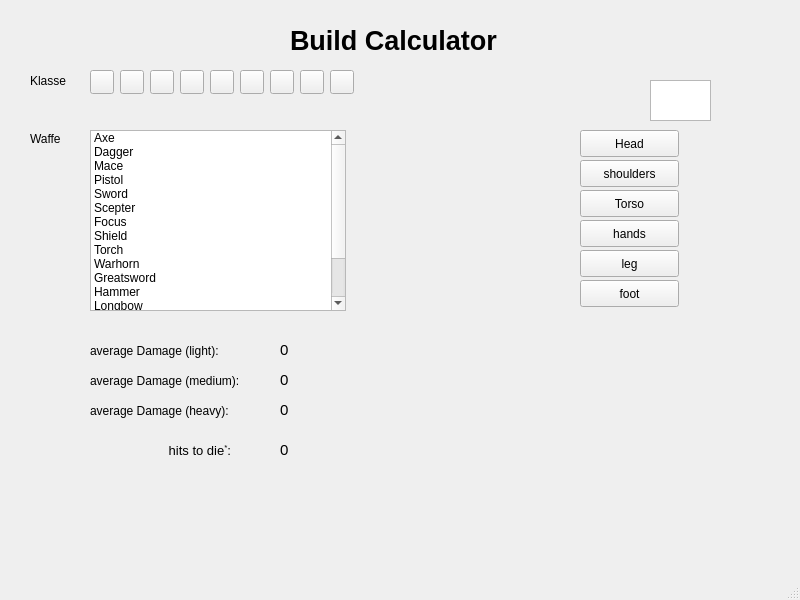
<?xml version="1.0" encoding="UTF-8"?>
<ui version="4.0">
 <class>MainWindow</class>
 <widget class="QMainWindow" name="MainWindow">
  <property name="geometry">
   <rect>
    <x>0</x>
    <y>0</y>
    <width>800</width>
    <height>600</height>
   </rect>
  </property>
  <property name="windowTitle">
   <string>GW2Calculator</string>
  </property>
  <widget class="QWidget" name="centralwidget">
   <widget class="QLabel" name="label_3">
    <property name="geometry">
     <rect>
      <x>290</x>
      <y>20</y>
      <width>271</width>
      <height>41</height>
     </rect>
    </property>
    <property name="font">
     <font>
      <pointsize>20</pointsize>
      <weight>75</weight>
      <bold>true</bold>
     </font>
    </property>
    <property name="text">
     <string>Build Calculator</string>
    </property>
   </widget>
   <widget class="QLabel" name="label_1">
    <property name="geometry">
     <rect>
      <x>30</x>
      <y>70</y>
      <width>81</width>
      <height>21</height>
     </rect>
    </property>
    <property name="text">
     <string>Klasse</string>
    </property>
   </widget>
   <widget class="QLabel" name="label_2">
    <property name="geometry">
     <rect>
      <x>30</x>
      <y>130</y>
      <width>68</width>
      <height>17</height>
     </rect>
    </property>
    <property name="text">
     <string>Waffe</string>
    </property>
   </widget>
   <widget class="QPushButton" name="ic_ele">
    <property name="geometry">
     <rect>
      <x>90</x>
      <y>70</y>
      <width>24</width>
      <height>24</height>
     </rect>
    </property>
    <property name="styleSheet">
     <string notr="true">border-image:url(:/res/assets/ele.png);</string>
    </property>
   </widget>
   <widget class="QPushButton" name="ic_eng">
    <property name="geometry">
     <rect>
      <x>120</x>
      <y>70</y>
      <width>24</width>
      <height>24</height>
     </rect>
    </property>
    <property name="styleSheet">
     <string notr="true">border-image:url(:/res/assets/eng.png);</string>
    </property>
   </widget>
   <widget class="QPushButton" name="ic_gua">
    <property name="geometry">
     <rect>
      <x>150</x>
      <y>70</y>
      <width>24</width>
      <height>24</height>
     </rect>
    </property>
    <property name="styleSheet">
     <string notr="true">border-image:url(:/res/assets/gua.png);</string>
    </property>
   </widget>
   <widget class="QPushButton" name="ic_mes">
    <property name="geometry">
     <rect>
      <x>180</x>
      <y>70</y>
      <width>24</width>
      <height>24</height>
     </rect>
    </property>
    <property name="styleSheet">
     <string notr="true">border-image:url(:/res/assets/mes.png);</string>
    </property>
   </widget>
   <widget class="QPushButton" name="ic_nec">
    <property name="geometry">
     <rect>
      <x>210</x>
      <y>70</y>
      <width>24</width>
      <height>24</height>
     </rect>
    </property>
    <property name="styleSheet">
     <string notr="true">border-image:url(:/res/assets/nec.png);</string>
    </property>
   </widget>
   <widget class="QPushButton" name="ic_ran">
    <property name="geometry">
     <rect>
      <x>240</x>
      <y>70</y>
      <width>24</width>
      <height>24</height>
     </rect>
    </property>
    <property name="styleSheet">
     <string notr="true">border-image:url(:/res/assets/ran.png);</string>
    </property>
   </widget>
   <widget class="QPushButton" name="ic_rev">
    <property name="geometry">
     <rect>
      <x>270</x>
      <y>70</y>
      <width>24</width>
      <height>24</height>
     </rect>
    </property>
    <property name="styleSheet">
     <string notr="true">border-image:url(:/res/assets/rev.png);</string>
    </property>
   </widget>
   <widget class="QPushButton" name="ic_thi">
    <property name="geometry">
     <rect>
      <x>300</x>
      <y>70</y>
      <width>24</width>
      <height>24</height>
     </rect>
    </property>
    <property name="styleSheet">
     <string notr="true">border-image:url(:/res/assets/thi.png);</string>
    </property>
   </widget>
   <widget class="QPushButton" name="ic_war">
    <property name="geometry">
     <rect>
      <x>330</x>
      <y>70</y>
      <width>24</width>
      <height>24</height>
     </rect>
    </property>
    <property name="styleSheet">
     <string notr="true">border-image:url(:/res/assets/war.png);</string>
    </property>
   </widget>
   <widget class="QPushButton" name="pushButton_3">
    <property name="geometry">
     <rect>
      <x>580</x>
      <y>130</y>
      <width>99</width>
      <height>27</height>
     </rect>
    </property>
    <property name="text">
     <string>Head</string>
    </property>
   </widget>
   <widget class="QLabel" name="label">
    <property name="geometry">
     <rect>
      <x>90</x>
      <y>330</y>
      <width>131</width>
      <height>41</height>
     </rect>
    </property>
    <property name="font">
     <font>
      <pointsize>9</pointsize>
      <weight>50</weight>
      <italic>false</italic>
      <bold>false</bold>
     </font>
    </property>
    <property name="text">
     <string>average Damage (light):</string>
    </property>
   </widget>
   <widget class="QListWidget" name="listWidget">
    <property name="geometry">
     <rect>
      <x>90</x>
      <y>130</y>
      <width>256</width>
      <height>181</height>
     </rect>
    </property>
    <item>
     <property name="text">
      <string>Axe</string>
     </property>
     <property name="background">
      <brush brushstyle="NoBrush">
       <color alpha="0">
        <red>0</red>
        <green>0</green>
        <blue>0</blue>
       </color>
      </brush>
     </property>
    </item>
    <item>
     <property name="text">
      <string>Dagger</string>
     </property>
    </item>
    <item>
     <property name="text">
      <string>Mace</string>
     </property>
    </item>
    <item>
     <property name="text">
      <string>Pistol</string>
     </property>
    </item>
    <item>
     <property name="text">
      <string>Sword</string>
     </property>
    </item>
    <item>
     <property name="text">
      <string>Scepter</string>
     </property>
    </item>
    <item>
     <property name="text">
      <string>Focus</string>
     </property>
    </item>
    <item>
     <property name="text">
      <string>Shield</string>
     </property>
    </item>
    <item>
     <property name="text">
      <string>Torch</string>
     </property>
    </item>
    <item>
     <property name="text">
      <string>Warhorn</string>
     </property>
    </item>
    <item>
     <property name="text">
      <string>Greatsword</string>
     </property>
    </item>
    <item>
     <property name="text">
      <string>Hammer</string>
     </property>
    </item>
    <item>
     <property name="text">
      <string>Longbow</string>
     </property>
    </item>
    <item>
     <property name="text">
      <string>Rifle</string>
     </property>
    </item>
    <item>
     <property name="text">
      <string>Short bow</string>
     </property>
    </item>
    <item>
     <property name="text">
      <string>Staff</string>
     </property>
    </item>
   </widget>
   <widget class="QLabel" name="label_4">
    <property name="geometry">
     <rect>
      <x>280</x>
      <y>335</y>
      <width>41</width>
      <height>31</height>
     </rect>
    </property>
    <property name="font">
     <font>
      <pointsize>9</pointsize>
      <weight>50</weight>
      <italic>false</italic>
      <bold>false</bold>
     </font>
    </property>
    <property name="text">
     <string>&lt;html&gt;&lt;head/&gt;&lt;body&gt;&lt;p&gt;&lt;span style=&quot; font-size:11pt;&quot;&gt;0&lt;/span&gt;&lt;/p&gt;&lt;/body&gt;&lt;/html&gt;</string>
    </property>
   </widget>
   <widget class="QLabel" name="label_5">
    <property name="geometry">
     <rect>
      <x>90</x>
      <y>360</y>
      <width>151</width>
      <height>41</height>
     </rect>
    </property>
    <property name="font">
     <font>
      <pointsize>9</pointsize>
      <weight>50</weight>
      <italic>false</italic>
      <bold>false</bold>
     </font>
    </property>
    <property name="text">
     <string>average Damage (medium):</string>
    </property>
   </widget>
   <widget class="QLabel" name="label_6">
    <property name="geometry">
     <rect>
      <x>90</x>
      <y>390</y>
      <width>141</width>
      <height>41</height>
     </rect>
    </property>
    <property name="font">
     <font>
      <pointsize>9</pointsize>
      <weight>50</weight>
      <italic>false</italic>
      <bold>false</bold>
     </font>
    </property>
    <property name="text">
     <string>average Damage (heavy):</string>
    </property>
   </widget>
   <widget class="QLabel" name="label_7">
    <property name="geometry">
     <rect>
      <x>280</x>
      <y>365</y>
      <width>41</width>
      <height>31</height>
     </rect>
    </property>
    <property name="font">
     <font>
      <pointsize>9</pointsize>
      <weight>50</weight>
      <italic>false</italic>
      <bold>false</bold>
     </font>
    </property>
    <property name="text">
     <string>&lt;html&gt;&lt;head/&gt;&lt;body&gt;&lt;p&gt;&lt;span style=&quot; font-size:11pt;&quot;&gt;0&lt;/span&gt;&lt;/p&gt;&lt;/body&gt;&lt;/html&gt;</string>
    </property>
   </widget>
   <widget class="QLabel" name="label_8">
    <property name="geometry">
     <rect>
      <x>280</x>
      <y>395</y>
      <width>41</width>
      <height>31</height>
     </rect>
    </property>
    <property name="font">
     <font>
      <pointsize>9</pointsize>
      <weight>50</weight>
      <italic>false</italic>
      <bold>false</bold>
     </font>
    </property>
    <property name="text">
     <string>&lt;html&gt;&lt;head/&gt;&lt;body&gt;&lt;p&gt;&lt;span style=&quot; font-size:11pt;&quot;&gt;0&lt;/span&gt;&lt;/p&gt;&lt;/body&gt;&lt;/html&gt;</string>
    </property>
   </widget>
   <widget class="QLabel" name="label_9">
    <property name="geometry">
     <rect>
      <x>280</x>
      <y>435</y>
      <width>41</width>
      <height>31</height>
     </rect>
    </property>
    <property name="font">
     <font>
      <pointsize>9</pointsize>
      <weight>50</weight>
      <italic>false</italic>
      <bold>false</bold>
     </font>
    </property>
    <property name="text">
     <string>&lt;html&gt;&lt;head/&gt;&lt;body&gt;&lt;p&gt;&lt;span style=&quot; font-size:11pt;&quot;&gt;0&lt;/span&gt;&lt;/p&gt;&lt;/body&gt;&lt;/html&gt;</string>
    </property>
   </widget>
   <widget class="QLabel" name="label_10">
    <property name="geometry">
     <rect>
      <x>90</x>
      <y>430</y>
      <width>141</width>
      <height>41</height>
     </rect>
    </property>
    <property name="font">
     <font>
      <pointsize>9</pointsize>
      <weight>50</weight>
      <italic>false</italic>
      <bold>false</bold>
     </font>
    </property>
    <property name="text">
     <string>&lt;html&gt;&lt;head/&gt;&lt;body&gt;&lt;p align=&quot;right&quot;&gt;&lt;span style=&quot; font-size:10pt;&quot;&gt;hits to die&lt;/span&gt;&lt;span style=&quot; font-size:10pt; vertical-align:super;&quot;&gt;*&lt;/span&gt;&lt;span style=&quot; font-size:10pt;&quot;&gt;:&lt;/span&gt;&lt;/p&gt;&lt;/body&gt;&lt;/html&gt;</string>
    </property>
   </widget>
   <widget class="QPushButton" name="pushButton_4">
    <property name="geometry">
     <rect>
      <x>580</x>
      <y>190</y>
      <width>99</width>
      <height>27</height>
     </rect>
    </property>
    <property name="text">
     <string>Torso</string>
    </property>
   </widget>
   <widget class="QPushButton" name="pushButton_5">
    <property name="geometry">
     <rect>
      <x>580</x>
      <y>160</y>
      <width>99</width>
      <height>27</height>
     </rect>
    </property>
    <property name="text">
     <string>shoulders</string>
    </property>
   </widget>
   <widget class="QPushButton" name="pushButton_6">
    <property name="geometry">
     <rect>
      <x>580</x>
      <y>280</y>
      <width>99</width>
      <height>27</height>
     </rect>
    </property>
    <property name="text">
     <string>foot</string>
    </property>
   </widget>
   <widget class="QPushButton" name="pushButton_7">
    <property name="geometry">
     <rect>
      <x>580</x>
      <y>250</y>
      <width>99</width>
      <height>27</height>
     </rect>
    </property>
    <property name="text">
     <string>leg</string>
    </property>
   </widget>
   <widget class="QPushButton" name="pushButton_8">
    <property name="geometry">
     <rect>
      <x>580</x>
      <y>220</y>
      <width>99</width>
      <height>27</height>
     </rect>
    </property>
    <property name="text">
     <string>hands</string>
    </property>
   </widget>
   <widget class="QListWidget" name="listWidget_2">
    <property name="geometry">
     <rect>
      <x>650</x>
      <y>80</y>
      <width>61</width>
      <height>41</height>
     </rect>
    </property>
    <property name="styleSheet">
     <string notr="true"/>
    </property>
   </widget>
  </widget>
  <widget class="QMenuBar" name="menubar">
   <property name="geometry">
    <rect>
     <x>0</x>
     <y>0</y>
     <width>800</width>
     <height>25</height>
    </rect>
   </property>
  </widget>
  <widget class="QStatusBar" name="statusbar"/>
 </widget>
 <resources>
  <include location="res.qrc"/>
 </resources>
 <connections/>
</ui>
